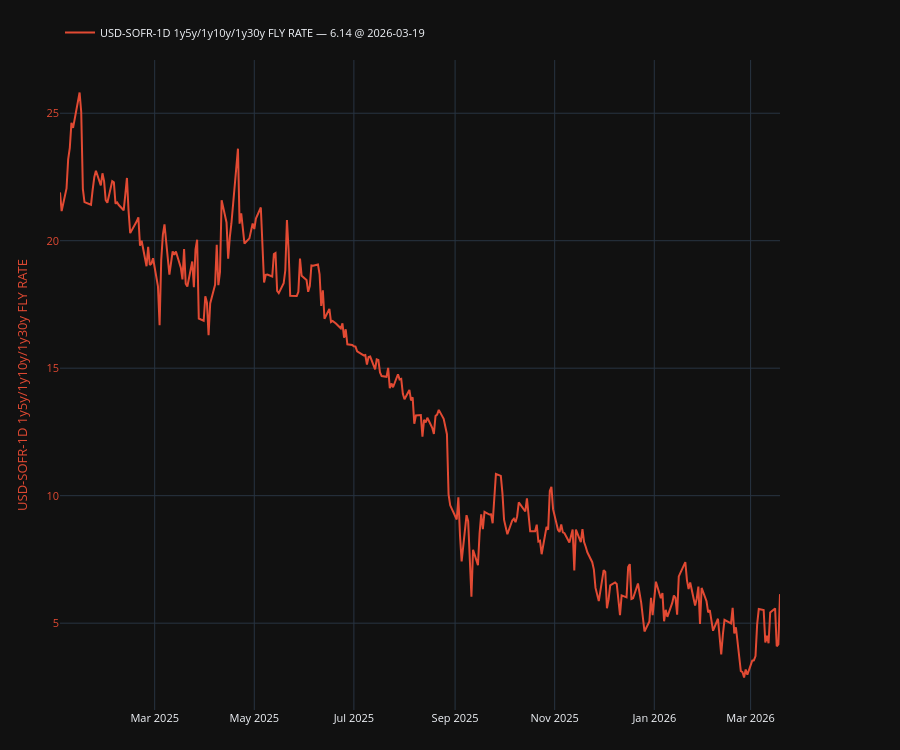

The notebook cell saved with this chart:
### Code cell
plot, fig, ax, ax2, legend = make_secondary_axis_plot(engine="plotly")
# plot, fig, ax, ax2, legend = make_secondary_axis_plot()

plot(
    df["USD-SOFR-1D 1y5y/1y10y/1y30y FLY RATE"],
    which="left",
    indicators=[
        # {"kind": "last", "style": {"linestyle": "--", "linewidth": 1.2, "color": "tab:purple"}},  
        # {"kind": "sma", "window": 252, "style": {"linestyle": "--", "color": "red"}},
        # {"kind": "simple_avg", "label": "Long-run mean", "style": {"linestyle": "--", "color": "red"}},
		# {"kind": "hurst", "hide": True},
		# {"kind": "vol", "returns": "normal", "window": 252, "hide": True},
    ],
    # ou={"enable": True, "steps": 126, "add_metrics_to_legend": True}
)
# plot(df["USD-SOFR-1D fomc_dec26 OUTRIGHT RATE"], which="right")
legend(show_date=True, loc="lower left")
plt.show()

### Figure 1 — Plotly figure (JSON) as saved in the notebook; plotly's stock layout.template omitted (floating-point values rounded to 4 significant figures; data arrays with more than 128 entries replaced by an {"elided": "..."} marker saying what was removed)
{"data": [{"line": {"color": "#E24A33"}, "mode": "lines", "name": "USD-SOFR-1D 1y5y/1y10y/1y30y FLY RATE — 6.14 @ 2026-03-19", "showlegend": true, "type": "scatter", "x": {"elided": "302 str values"}, "y": {"elided": "302 float values"}, "yaxis": "y"}], "layout": {"font": {"size": 11}, "height": 750, "legend": {"orientation": "h", "x": 0, "xanchor": "left", "y": 1.02, "yanchor": "bottom"}, "margin": {"b": 40, "l": 60, "r": 120, "t": 60}, "newshape": {"line": {"color": "red"}}, "title": {}, "xaxis": {"showgrid": true, "showspikes": true, "spikecolor": "white", "spikemode": "across", "spikesnap": "cursor"}, "yaxis": {"showgrid": true, "showspikes": true, "spikecolor": "white", "spikesnap": "cursor", "spikethickness": 0.5, "tickfont": {"color": "#E24A33"}, "title": {"font": {"color": "#E24A33"}, "text": "USD-SOFR-1D 1y5y/1y10y/1y30y FLY RATE"}}}}
